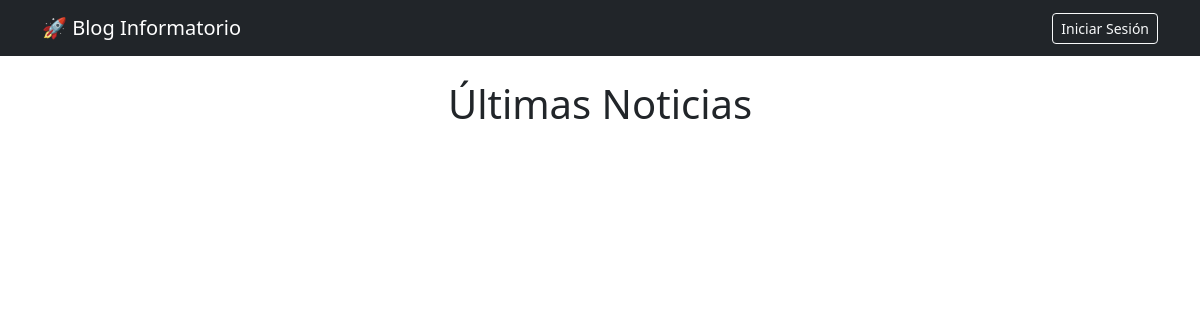
The app's page /, older data.
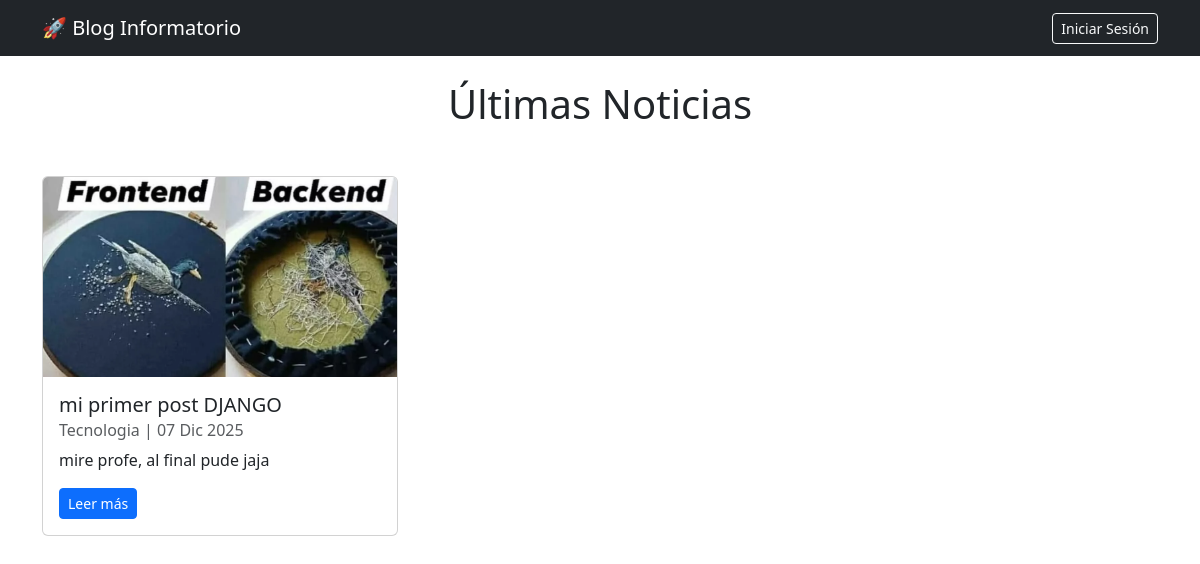
The same page, newer data.
### apps/posts/models.py (models this page shows, shortened)
class Post(models.Model):
    titulo = models.CharField(max_length=50, null=False)
    subtitulo = models.CharField(max_length=100, null=True, blank=True)
    fecha = models.DateTimeField(auto_now_add=True)
    texto = models.TextField(null=False)
    activo = models.BooleanField(default=True)
    categoria = models.ForeignKey(Categoria, on_delete=models.SET_NULL, null=True, default='Sin categoría')
    imagen = models.ImageField(null=True, blank=True, upload_to='imagenes', default='static/post_default.png')
    publicado = models.DateTimeField(default=timezone.now)
    class Meta:
        ordering = ('-publicado',) # Ordena por fecha de publicación descendente

class Categoria(models.Model):
    nombre = models.CharField(max_length=30, null=False)
    def __str__(self):
        return self.nombre

### apps/posts/views.py (the view)
# urls.py: path('', index, name='index'), # Ruta raíz
def index(request):
    posts = Post.objects.all()
    ctx = {
        'posts': posts
    }
    return render(request, 'index.html', ctx)

### templates/index.html (shortened to what this page needs)
<!DOCTYPE html>
<html lang="es">
<head>
    <link href="https://cdn.jsdelivr.net/npm/bootstrap@5.3.0/dist/css/bootstrap.min.css" rel="stylesheet">
</head>
<body>
    <nav class="navbar navbar-expand-lg navbar-dark bg-dark mb-4">
        <div class="container">
            <a class="navbar-brand" href="/">🚀 Blog Informatorio</a>
            <div class="d-flex text-white align-items-center">
                {% if user.is_authenticated %}
                    <span class="me-3">Hola, {{ user.username }} 👋</span>
                    <form action="{% url 'logout' %}" method="post">
                        {% csrf_token %}
                        <button type="submit" class="btn btn-outline-danger btn-sm">Salir</button>
                    </form>
                {% else %}
                    <a href="{% url 'login' %}" class="btn btn-outline-light btn-sm">Iniciar Sesión</a>
                {% endif %}
            </div>
        </div>
    </nav>
    <div class="container">
        <h1 class="text-center mb-5">Últimas Noticias</h1>
        <div class="row">
            {% for post in posts %}
            <div class="col-md-4 mb-4">
                <div class="card h-100">
                    {% if post.imagen %}
                    <img src="{{ post.imagen.url }}" class="card-img-top" alt="{{ post.titulo }}" style="height: 200px; object-fit: cover;">
                    {% endif %}
                    <div class="card-body">
                        <h5 class="card-title">{{ post.titulo }}</h5>
                        <h6 class="card-subtitle mb-2 text-muted">{{ post.categoria }} | {{ post.fecha|date:"d M Y" }}</h6>
                        <p class="card-text">{{ post.texto|truncatechars:100 }}</p>
                        <a href="#" class="btn btn-primary btn-sm">Leer más</a>
                    </div>
                </div>
            </div>
            {% endfor %}
            </div>
    </div>
</body>
</html>

Row changes from the older to the newer data that the page shows:
added Post: imagen (picture), titulo "mi primer post DJANGO", categoria "Tecnologia", fecha "07 Dic 2025", texto "mire profe, al final pude jaja"
